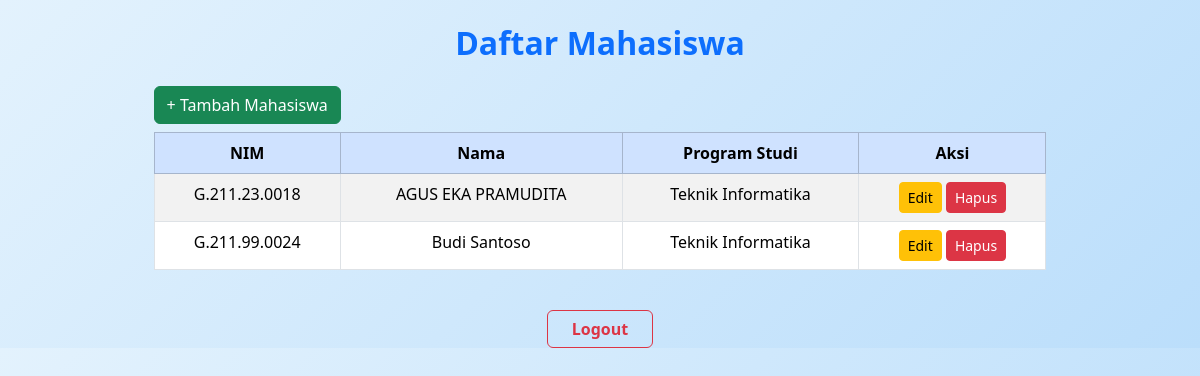
Page /mahasiswa/daftar/ (signed in) on the earlier database version.
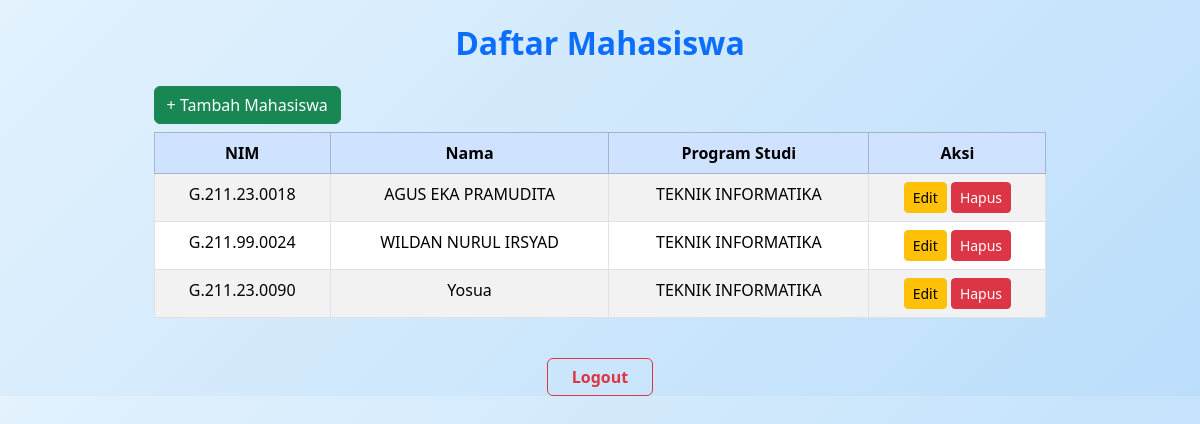
Same page on the later database version.
### mahasiswa/models.py (models this page shows, shortened)
class Mahasiswa(models.Model):
    nim = models.CharField(max_length=15, unique=True)
    nama = models.CharField(max_length=100)
    programstudi = models.CharField(max_length=50)
    angkatan = models.CharField(max_length=4)

### mahasiswa/views.py (the view)
# urls.py: path('daftar/', views.daftar_mahasiswa, name='daftar_mahasiswa'),
@login_required(login_url='/accounts/login/')
def daftar_mahasiswa(request):
    mahasiswas = Mahasiswa.objects.all()
    return render(request, 'mahasiswa/daftar.html', {'mahasiswas': mahasiswas})

### mahasiswa/templates/mahasiswa/daftar.html
{% extends 'mahasiswa/base.html' %}
{% block content %}
<div class="container mt-4 text-center">
    <h2 class="fw-bold mb-4 text-primary">Daftar Mahasiswa</h2>
    <div class="d-flex justify-content-start mb-2" style="width: 80%; margin: 0 auto;">
        <a href="{% url 'tambah_mahasiswa' %}" class="btn btn-success">
            + Tambah Mahasiswa
        </a>
    </div>
    <div class="table-responsive">
        <table class="table table-bordered table-striped table-hover mx-auto" style="width: 80%;">
            <thead class="table-primary">
                <tr>
                    <th>NIM</th>
                    <th>Nama</th>
                    <th>Program Studi</th>
                    <th>Aksi</th>
                </tr>
            </thead>
            <tbody>
                {% for mhs in mahasiswas %}
                <tr>
                    <td>{{ mhs.nim }}</td>
                    <td>{{ mhs.nama }}</td>
                    <td>{{ mhs.programstudi }}</td>
                    <td>
                        <a href="{% url 'edit_mahasiswa' mhs.id %}" class="btn btn-sm btn-warning">Edit</a>
                        <a href="{% url 'hapus_mahasiswa' mhs.id %}" class="btn btn-sm btn-danger">Hapus</a>
                    </td>
                </tr>
                {% endfor %}
            </tbody>
        </table>
    </div>
    <div class="mt-4">
        <a href="/accounts/logout/" class="btn btn-outline-danger fw-bold px-4">
            Logout
        </a>
    </div>
</div>
{% endblock %}

### mahasiswa/templates/mahasiswa/base.html (shortened to what this page needs)
{% load static %}
<!DOCTYPE html>
<html lang="id">
<head>
  <link rel="stylesheet" href="{% static 'mahasiswa/css/style.css' %}">
  <link href="https://cdn.jsdelivr.net/npm/bootstrap@5.3.2/dist/css/bootstrap.min.css" rel="stylesheet">
</head>
<body>
  <main>
    {% block content %}{% endblock %}
  </main>
</body>
</html>

### mahasiswa/static/mahasiswa/css/style.css (style rules this page uses)
body { font-family: 'Poppins', Arial, sans-serif; margin: 0; padding: 0; background: linear-gradient(135deg, #e3f2fd, #bbdefb); color: #333; }
.btn { background-color: #1976d2; color: white; padding: 12px 30px; border-radius: 6px; text-decoration: none; font-weight: bold; transition: background-color 0.3s ease, transform 0.2s ease; }

Differences in the rows shown:
removed Mahasiswa: nim "G.211.23.0018", nama "AGUS EKA PRAMUDITA", programstudi "Teknik Informatika"
removed Mahasiswa: nim "G.211.99.0024", nama "Budi Santoso", programstudi "Teknik Informatika"
added Mahasiswa: nim "G.211.23.0018", nama "AGUS EKA PRAMUDITA", programstudi "TEKNIK INFORMATIKA"
added Mahasiswa: nim "G.211.99.0024", nama "WILDAN NURUL IRSYAD", programstudi "TEKNIK INFORMATIKA"
added Mahasiswa: nim "G.211.23.0090", nama "Yosua", programstudi "TEKNIK INFORMATIKA"
